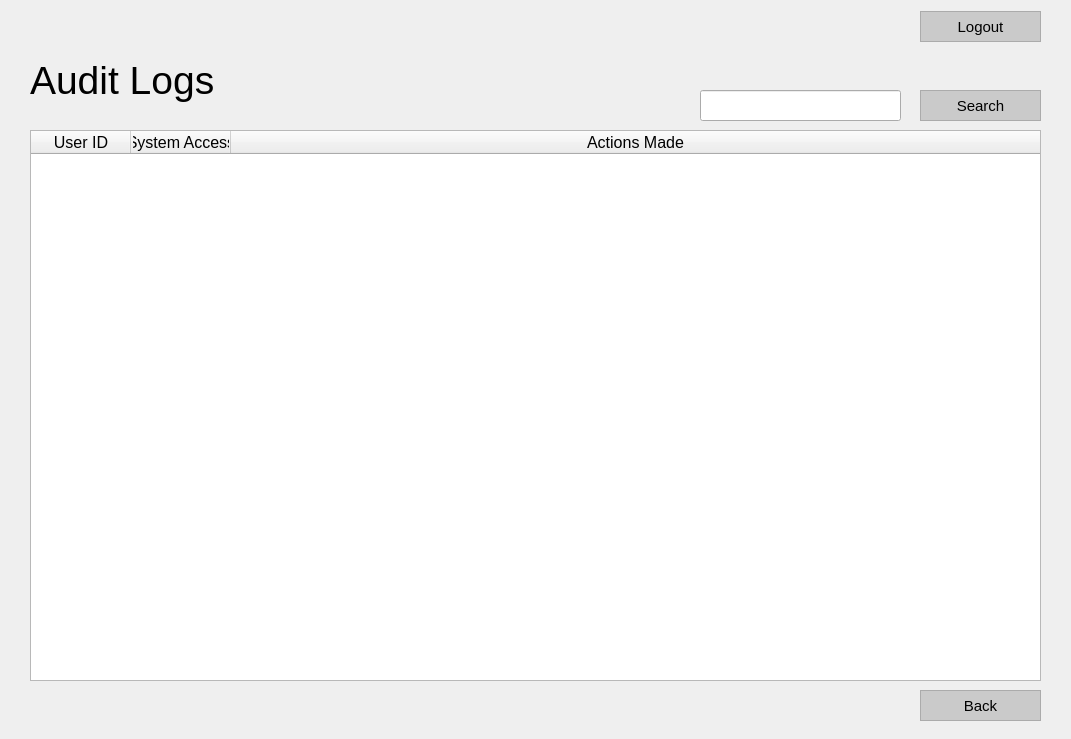
<?xml version="1.0" encoding="UTF-8"?>
<ui version="4.0">
 <class>MainWindow</class>
 <widget class="QMainWindow" name="MainWindow">
  <property name="geometry">
   <rect>
    <x>0</x>
    <y>0</y>
    <width>1071</width>
    <height>739</height>
   </rect>
  </property>
  <property name="minimumSize">
   <size>
    <width>1071</width>
    <height>739</height>
   </size>
  </property>
  <property name="maximumSize">
   <size>
    <width>1071</width>
    <height>739</height>
   </size>
  </property>
  <property name="windowTitle">
   <string>AIDS – Audit Logs [Administrator]</string>
  </property>
  <widget class="QWidget" name="centralwidget">
   <widget class="QWidget" name="layoutWidget">
    <property name="geometry">
     <rect>
      <x>680</x>
      <y>10</y>
      <width>361</width>
      <height>33</height>
     </rect>
    </property>
    <layout class="QHBoxLayout" name="horizontalLayout">
     <item>
      <widget class="QLabel" name="lbl_user">
       <property name="font">
        <font>
         <family>Calibri</family>
         <pointsize>11</pointsize>
        </font>
       </property>
       <property name="text">
        <string/>
       </property>
       <property name="scaledContents">
        <bool>false</bool>
       </property>
       <property name="alignment">
        <set>Qt::AlignCenter</set>
       </property>
      </widget>
     </item>
     <item>
      <widget class="QPushButton" name="btn_logout">
       <property name="minimumSize">
        <size>
         <width>121</width>
         <height>31</height>
        </size>
       </property>
       <property name="maximumSize">
        <size>
         <width>121</width>
         <height>31</height>
        </size>
       </property>
       <property name="font">
        <font>
         <family>Helvetica</family>
         <pointsize>11</pointsize>
        </font>
       </property>
       <property name="styleSheet">
        <string notr="true">QPushButton {
color: rgb(0, 0, 0);
	background-color: rgb(202, 202, 202);
border: 1.2px solid #ABABAB;
outline: none;}

QPushButton:hover{
color: rgb(255, 255, 255);
background-color: rgb(171, 171, 171);
outline: none;
border: none;
}

QPushButton:pressed{
color: rgb(255, 255, 255);
background-color: rgb(129, 129, 129);
outline: none;
border: none;
}


</string>
       </property>
       <property name="text">
        <string>Logout</string>
       </property>
      </widget>
     </item>
    </layout>
   </widget>
   <widget class="QPushButton" name="btn_search">
    <property name="geometry">
     <rect>
      <x>920</x>
      <y>90</y>
      <width>121</width>
      <height>31</height>
     </rect>
    </property>
    <property name="minimumSize">
     <size>
      <width>121</width>
      <height>31</height>
     </size>
    </property>
    <property name="maximumSize">
     <size>
      <width>121</width>
      <height>31</height>
     </size>
    </property>
    <property name="font">
     <font>
      <family>Helvetica</family>
      <pointsize>11</pointsize>
     </font>
    </property>
    <property name="styleSheet">
     <string notr="true">QPushButton {
color: rgb(0, 0, 0);
	background-color: rgb(202, 202, 202);
border: 1.2px solid #ABABAB;
outline: none;}

QPushButton:hover{
color: rgb(255, 255, 255);
background-color: rgb(171, 171, 171);
outline: none;
border: none;
}

QPushButton:pressed{
color: rgb(255, 255, 255);
background-color: rgb(129, 129, 129);
outline: none;
border: none;
}


</string>
    </property>
    <property name="text">
     <string>Search</string>
    </property>
   </widget>
   <widget class="QLineEdit" name="searchbar">
    <property name="geometry">
     <rect>
      <x>700</x>
      <y>90</y>
      <width>201</width>
      <height>31</height>
     </rect>
    </property>
    <property name="minimumSize">
     <size>
      <width>201</width>
      <height>31</height>
     </size>
    </property>
    <property name="maximumSize">
     <size>
      <width>201</width>
      <height>31</height>
     </size>
    </property>
    <property name="styleSheet">
     <string notr="true">padding-left: 4px;</string>
    </property>
    <property name="text">
     <string/>
    </property>
   </widget>
   <widget class="QLabel" name="lbl_audit">
    <property name="geometry">
     <rect>
      <x>30</x>
      <y>50</y>
      <width>361</width>
      <height>61</height>
     </rect>
    </property>
    <property name="font">
     <font>
      <family>Segoe UI</family>
      <pointsize>29</pointsize>
     </font>
    </property>
    <property name="text">
     <string>Audit Logs</string>
    </property>
   </widget>
   <widget class="QTableWidget" name="table_audit">
    <property name="geometry">
     <rect>
      <x>30</x>
      <y>130</y>
      <width>1011</width>
      <height>551</height>
     </rect>
    </property>
    <property name="horizontalScrollBarPolicy">
     <enum>Qt::ScrollBarAlwaysOff</enum>
    </property>
    <property name="sizeAdjustPolicy">
     <enum>QAbstractScrollArea::AdjustToContents</enum>
    </property>
    <property name="sortingEnabled">
     <bool>true</bool>
    </property>
    <attribute name="horizontalHeaderVisible">
     <bool>true</bool>
    </attribute>
    <attribute name="horizontalHeaderStretchLastSection">
     <bool>true</bool>
    </attribute>
    <attribute name="verticalHeaderVisible">
     <bool>false</bool>
    </attribute>
    <attribute name="verticalHeaderStretchLastSection">
     <bool>false</bool>
    </attribute>
    <column>
     <property name="text">
      <string>User ID</string>
     </property>
     <property name="font">
      <font>
       <family>Helvetica</family>
       <pointsize>12</pointsize>
      </font>
     </property>
    </column>
    <column>
     <property name="text">
      <string>System Access</string>
     </property>
     <property name="font">
      <font>
       <family>Helvetica</family>
       <pointsize>12</pointsize>
      </font>
     </property>
    </column>
    <column>
     <property name="text">
      <string>Actions Made</string>
     </property>
     <property name="font">
      <font>
       <family>Helvetica</family>
       <pointsize>12</pointsize>
      </font>
     </property>
    </column>
   </widget>
   <widget class="QPushButton" name="btn_back">
    <property name="geometry">
     <rect>
      <x>920</x>
      <y>690</y>
      <width>121</width>
      <height>31</height>
     </rect>
    </property>
    <property name="font">
     <font>
      <family>Helvetica</family>
      <pointsize>11</pointsize>
     </font>
    </property>
    <property name="styleSheet">
     <string notr="true">QPushButton {
color: rgb(0, 0, 0);
	background-color: rgb(202, 202, 202);
border: 1.2px solid #ABABAB;
outline: none;}

QPushButton:hover{
color: rgb(255, 255, 255);
background-color: rgb(171, 171, 171);
outline: none;
border: none;
}

QPushButton:pressed{
color: rgb(255, 255, 255);
background-color: rgb(129, 129, 129);
outline: none;
border: none;
}


</string>
    </property>
    <property name="text">
     <string>Back</string>
    </property>
   </widget>
  </widget>
 </widget>
 <resources/>
 <connections/>
</ui>
